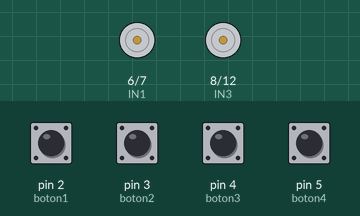
Bench run of a sketch on a simulated Arduino Uno, built with avr-gcc and run on an emulated ATmega328P. Parts: motor-driver pin pairs drawn as motors (green arrow = first pin HIGH = forward, orange = second pin HIGH = backward, longer = more drive, scaled by the enable pin). Inputs (shaded band) come from the test bench; at power-on: pin 2 (boton1), pin 3 (boton2), pin 4 (boton3), pin 5 (boton4) HIGH.

Above: at 1.2 s.
1.3 s: pin 2 (boton1) pulled LOW for 0.15 s
At 1.37 s:
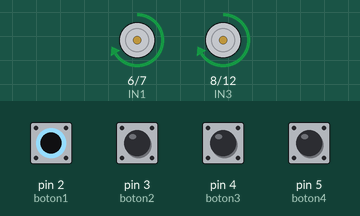
2.9 s: pin 3 (boton2) pulled LOW for 0.15 s
At 2.97 s:
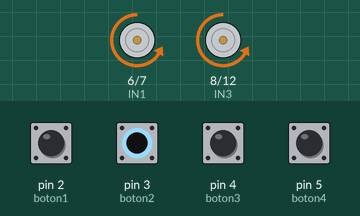
4.5 s: pin 4 (boton3) pulled LOW for 0.15 s
At 4.57 s:
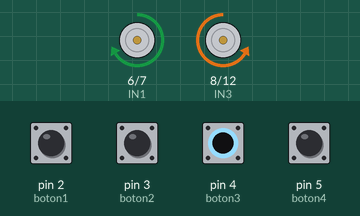
6.1 s: pin 5 (boton4) pulled LOW for 0.15 s
At 6.17 s:
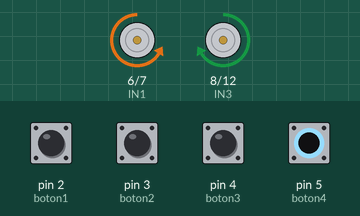
Timing chart, 0 to 8.7 s (numbered marks = the images above; inputs shaded):
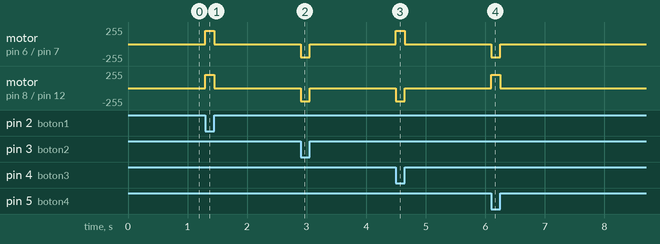

The sketch:

ControlMotoresDC.ino
```cpp
// ===== BOTONES =====
const int boton1 = 2;  // Adelante
const int boton2 = 3;  // Atrás
const int boton3 = 4;  // Derecha
const int boton4 = 5;  // Izquierda

// ===== DRIVER LADO IZQUIERDO =====
const int IN1 = 6;
const int IN2 = 7;
const int ENA = 9;

// ===== DRIVER LADO DERECHO =====
const int IN3 = 8;
const int IN4 = 12;
const int ENB = 10;

// Velocidad de los motores
const int velocidad = 200;

void setup() {

  // Botones
  pinMode(boton1, INPUT_PULLUP);
  pinMode(boton2, INPUT_PULLUP);
  pinMode(boton3, INPUT_PULLUP);
  pinMode(boton4, INPUT_PULLUP);

  // Motor izquierdo
  pinMode(IN1, OUTPUT);
  pinMode(IN2, OUTPUT);
  pinMode(ENA, OUTPUT);

  // Motor derecho
  pinMode(IN3, OUTPUT);
  pinMode(IN4, OUTPUT);
  pinMode(ENB, OUTPUT);

  detener();
}

void loop() {

  if (digitalRead(boton1) == LOW) {
    adelante();
  }

  else if (digitalRead(boton2) == LOW) {
    atras();
  }

  else if (digitalRead(boton3) == LOW) {
    derecha();
  }

  else if (digitalRead(boton4) == LOW) {
    izquierda();
  }

  else {
    detener();
  }
}

// ===== ADELANTE =====
void adelante() {

  // Lado izquierdo
  digitalWrite(IN1, HIGH);
  digitalWrite(IN2, LOW);

  // Lado derecho
  digitalWrite(IN3, HIGH);
  digitalWrite(IN4, LOW);

  analogWrite(ENA, velocidad);
  analogWrite(ENB, velocidad);
}

// ===== ATRÁS =====
void atras() {

  // Lado izquierdo
  digitalWrite(IN1, LOW);
  digitalWrite(IN2, HIGH);

  // Lado derecho
  digitalWrite(IN3, LOW);
  digitalWrite(IN4, HIGH);

  analogWrite(ENA, velocidad);
  analogWrite(ENB, velocidad);
}

// ===== GIRAR DERECHA =====
void derecha() {

  // Izquierdos adelante
  digitalWrite(IN1, HIGH);
  digitalWrite(IN2, LOW);

  // Derechos atrás
  digitalWrite(IN3, LOW);
  digitalWrite(IN4, HIGH);

  analogWrite(ENA, velocidad);
  analogWrite(ENB, velocidad);
}

// ===== GIRAR IZQUIERDA =====
void izquierda() {

  // Izquierdos atrás
  digitalWrite(IN1, LOW);
  digitalWrite(IN2, HIGH);

  // Derechos adelante
  digitalWrite(IN3, HIGH);
  digitalWrite(IN4, LOW);

  analogWrite(ENA, velocidad);
  analogWrite(ENB, velocidad);
}

// ===== DETENER =====
void detener() {

  analogWrite(ENA, 0);
  analogWrite(ENB, 0);

  digitalWrite(IN1, LOW);
  digitalWrite(IN2, LOW);
  digitalWrite(IN3, LOW);
  digitalWrite(IN4, LOW);
}
```

Measured:
- after the input at 1.3 s, motor on pin 6 (IN1) / pin 7 (IN2), motor on pin 8 (IN3) / pin 12 (IN4): stopped → forward 200/255 at once, → stopped 0.15 s later
- after the input at 2.9 s, motor on pin 6 (IN1) / pin 7 (IN2), motor on pin 8 (IN3) / pin 12 (IN4): stopped → backward 200/255 at once, → stopped 0.15 s later
- after the input at 4.5 s, motor on pin 6 (IN1) / pin 7 (IN2): stopped → forward 200/255 at once, → stopped 0.15 s later; motor on pin 8 (IN3) / pin 12 (IN4): stopped → backward 200/255 at once, → stopped 0.15 s later
- after the input at 6.1 s, motor on pin 6 (IN1) / pin 7 (IN2): stopped → backward 200/255 at once, → stopped 0.15 s later; motor on pin 8 (IN3) / pin 12 (IN4): stopped → forward 200/255 at once, → stopped 0.15 s later
